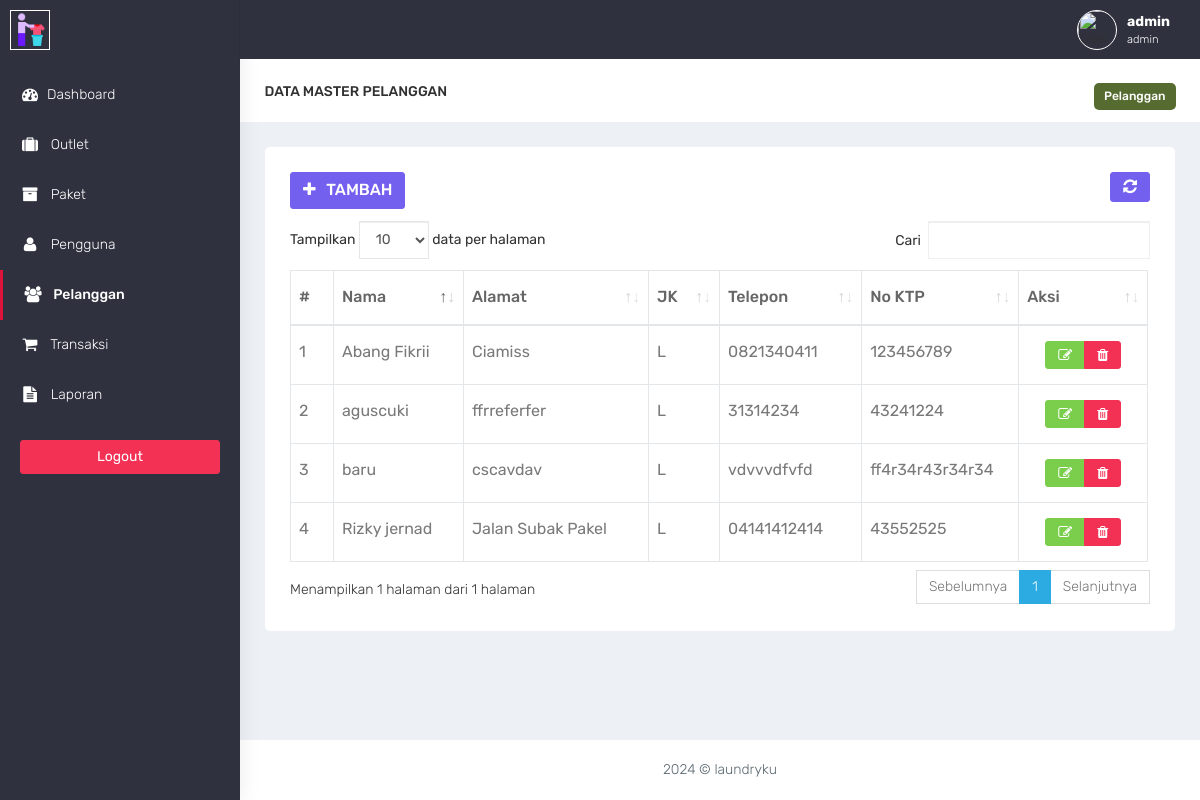
/admin/pelanggan.php (signed in), run on the app's committed database.
### tables this page shows
CREATE TABLE `member` (
  `id_member` int(11) NOT NULL,
  `nama_member` varchar(100) DEFAULT NULL,
  `alamat_member` text DEFAULT NULL,
  `jenis_kelamin` enum('L','P') DEFAULT NULL,
  `telp_member` varchar(15) DEFAULT NULL,
  `no_ktp` varchar(30) DEFAULT NULL
);

### admin/functions.php (called while the page is built, shortened)
<?php
function ambildata($conn,$query){
    $data = mysqli_query($conn,$query);
    if (mysqli_num_rows($data) > 0) {
        while($row = mysqli_fetch_assoc($data)){
        $hasil[] = $row;
    }
    return $hasil;
    }
}
?>

### admin/pelanggan.php (the view, shortened to what this page needs)
<?php
require 'functions.php';
require 'layout_header.php';
$query = 'SELECT * FROM member';
$data = ambildata($conn,$query);
?>
<div class="container-fluid">
    <div class="row bg-title">
        <div class="col-lg-3 col-md-4 col-sm-4 col-xs-12">
            <h4 class="page-title">Data Master Pelanggan</h4> </div>
        <div class="col-lg-9 col-sm-8 col-md-8 col-xs-12">
            <ol class="breadcrumb">
                <li class="btn-bread"><a href="#">Pelanggan</a></li>
            </ol>
        </div>
    </div>
    <div class="row">
        <div class="col-md-12 col-lg-12 col-sm-12 col-xs-12">
            <div class="white-box rounded">
                <div class="row">
                    <div class="col-md-6">
                        <a href="pelanggan_tambah.php" class="btn btn-primary box-title"><i class="fa fa-plus fa-fw"></i> Tambah</a>
                    </div>
                    <div class="col-md-6 text-right">
                        <button id="btn-refresh" class="btn btn-primary box-title text-right" title="Refresh Data"><i class="fa fa-refresh" id="ic-refresh"></i></button>
                    </div>
                </div>
                <div class="table-responsive">
                    <table class="table table-bordered thead-dark" id="table">
                        <thead class="thead-dark">
                            <tr>
                                <th width="5%">#</th>
                                <th>Nama</th>
                                <th>Alamat</th>
                                <th>JK</th>
                                <th>Telepon</th>
                                <th>No KTP</th>
                                <th width="15%">Aksi</th>
                            </tr>
                        </thead>
                        <tbody>
                            <?php foreach($data as $member): ?>
                                <tr>
                                    <td></td>
                                    <td><?= $member['nama_member'] ?></td>
                                    <td><?= $member['alamat_member'] ?></td>
                                    <td><?= $member['jenis_kelamin'] ?></td>
                                    <td><?= $member['telp_member'] ?></td>
                                    <td><?= $member['no_ktp'] ?></td>
                                    <td align="center">
                                        <div class="btn-group" role="group" aria-label="Basic example">
                                          <a href="pelanggan_edit.php?id=<?= $member['id_member']; ?>" data-toggle="tooltip" data-placement="bottom" title="Edit" class="btn btn-success"><i class="fa fa-edit"></i></a>
                                          <a href="pelanggan_hapus.php?id=<?= $member['id_member']; ?>" onclick="return confirm('Yakin hapus data ? ');" data-toggle="tooltip" data-placement="bottom" title="Hapus" class="btn btn-danger"><i class="fa fa-trash"></i></a>
                                        </div>
                                    </td>
                                </tr>
                            <?php endforeach; ?>
                        </tbody>
                    </table>
                </div>
            </div>
        </div>
    </div>
</div>
<?php
require'layout_footer.php';

### assets/css/colors/default.css (style rules this page uses)
body { background: #fff; }

### admin/pelanggan.php (style rules this page uses)
.rounded { border-radius: 5px; }
.btn-bread { background-color: darkolivegreen; padding:5px 10px; border-radius: 5px; }
.btn-bread a { color:white !important; font-size: 12px; font-weight: 500; }

### data on the page
member: nama_member "Abang Fikrii", alamat_member "Ciamiss", jenis_kelamin "L", telp_member "0821340411", no_ktp "123456789"
member: nama_member "Rizky jernad", alamat_member "Jalan Subak Pakel", jenis_kelamin "L", telp_member "04141412414", no_ktp "43552525"
member: nama_member "aguscuki", alamat_member "ffrreferfer", jenis_kelamin "L", telp_member "31314234", no_ktp "43241224"
member: nama_member "baru", alamat_member "cscavdav", jenis_kelamin "L", telp_member "vdvvvdfvfd", no_ktp "ff4r34r43r34r34"

### other printed values
$_SESSION['username'] "admin"
$_SESSION['role'] "admin"
